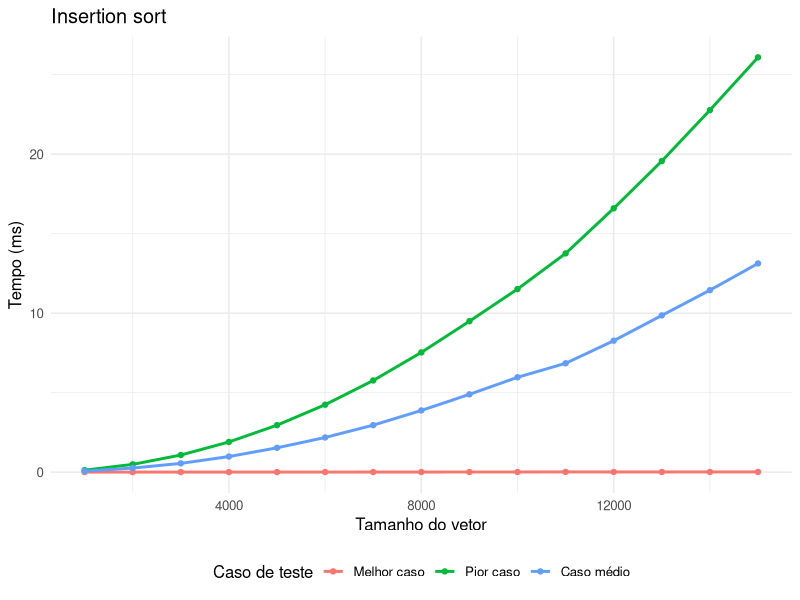
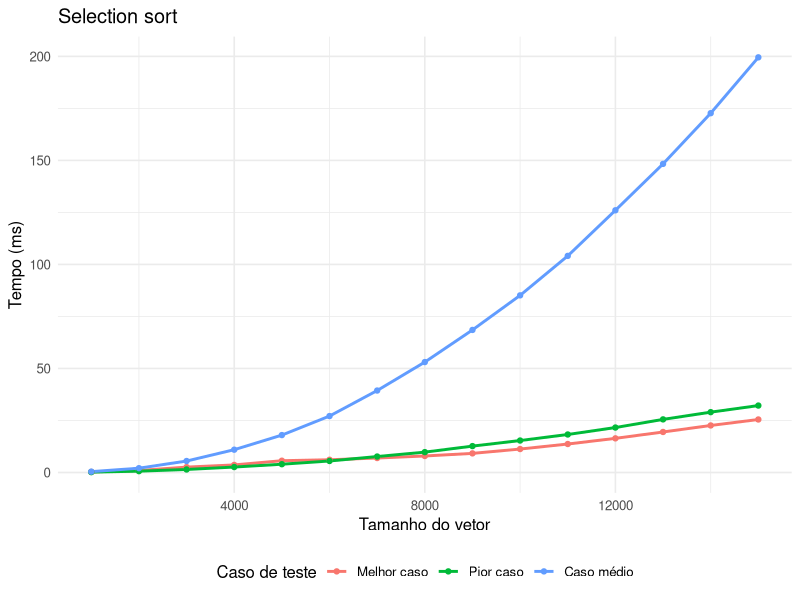
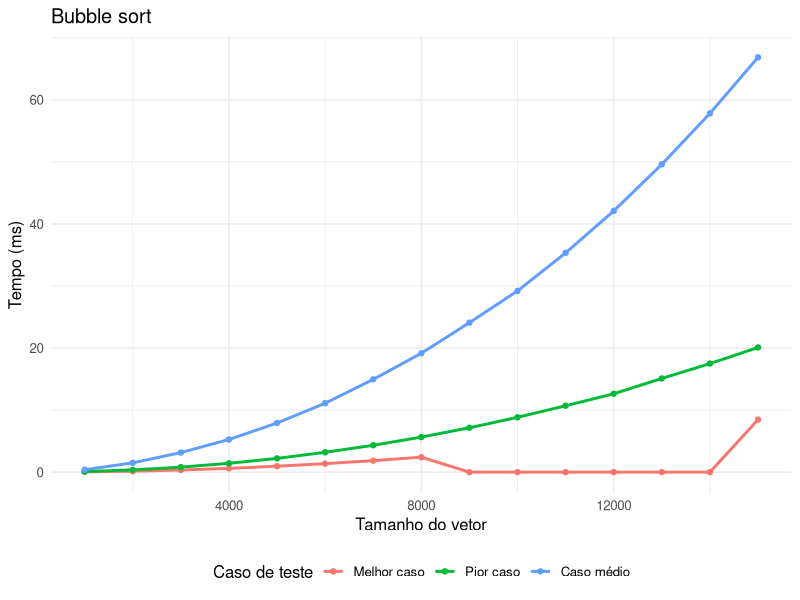
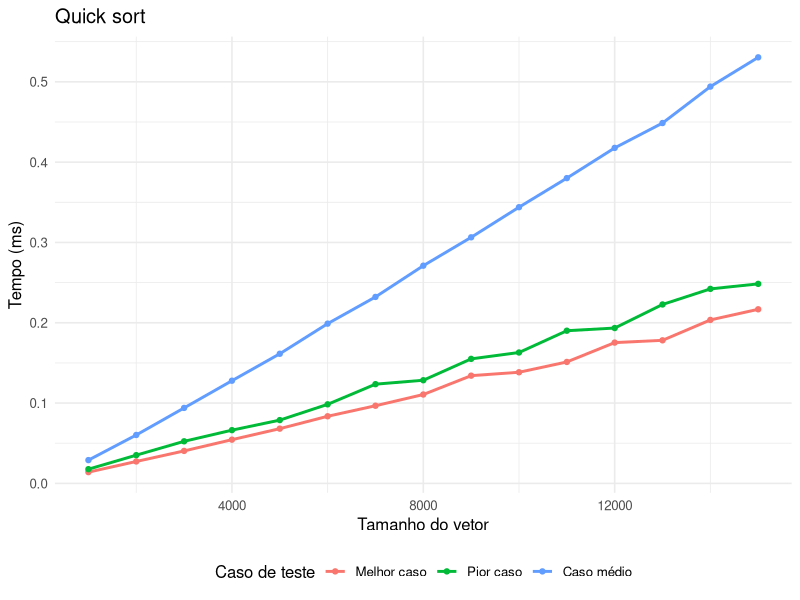
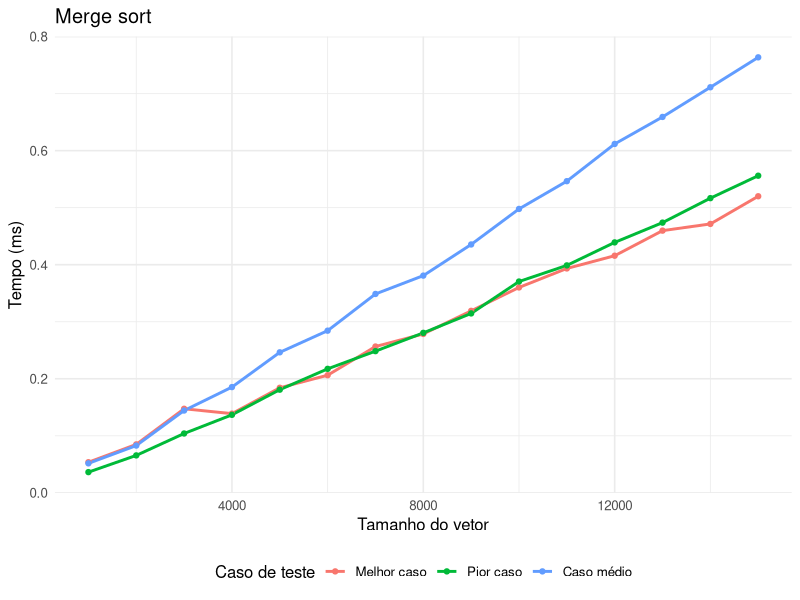
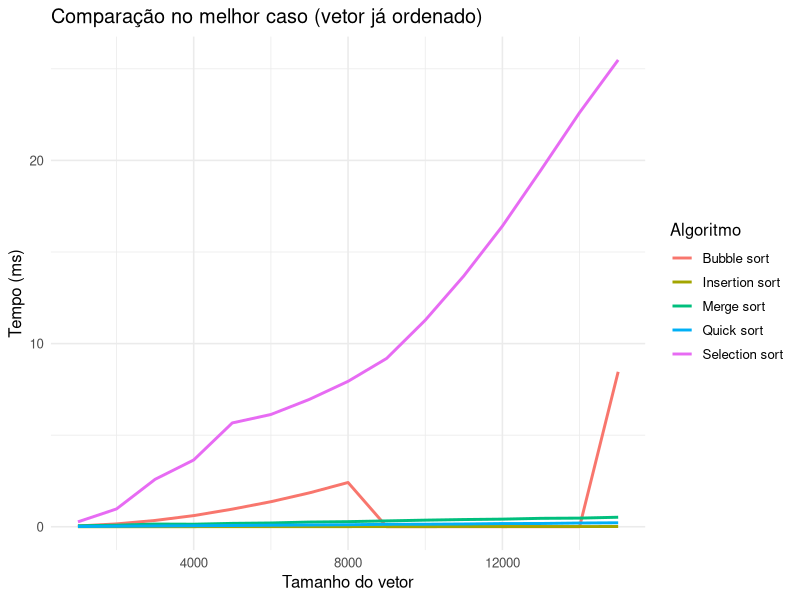
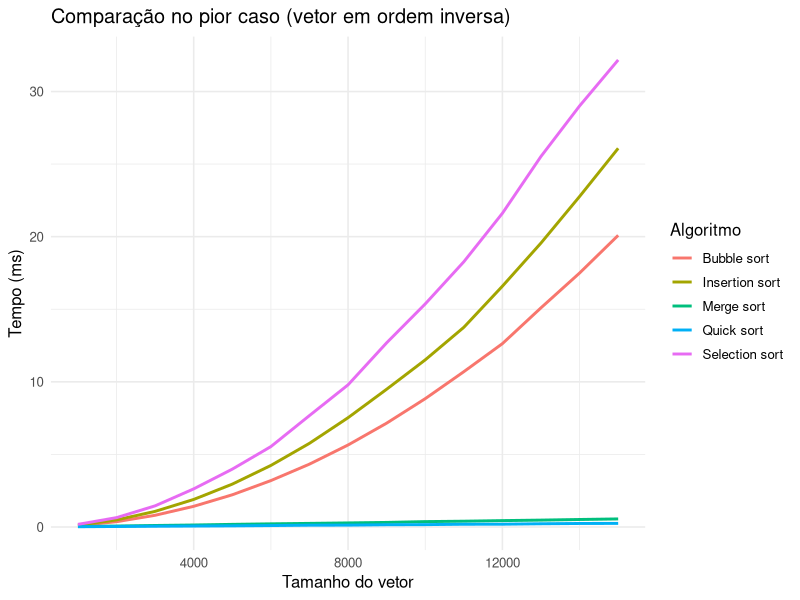
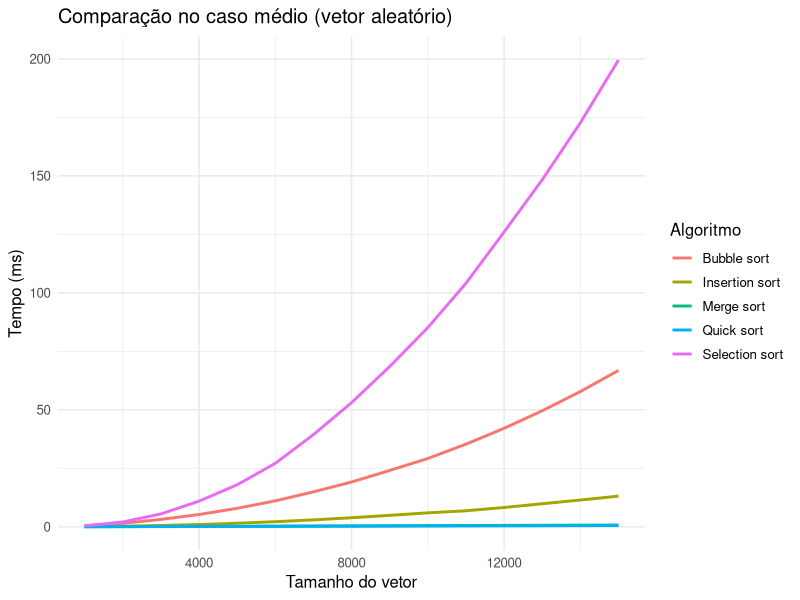

R code for these plots, in order:
## ---- chunk 1
knitr::opts_chunk$set(
  echo    = TRUE,
  warning = FALSE,
  message = FALSE,
  fig.align = "center"
)

library(ggplot2)
library(tidyr)
library(dplyr)
library(knitr)
library(stringr)
## ---- chunk 2
library(knitr)

tabela_complexidades <- data.frame(
  Algoritmo   = c("Insertion Sort", "Selection Sort", "Bubble Sort",
                  "Quick Sort", "Merge Sort"),
  Melhor      = c("O(n)", "O(n²)", "O(n)", "O(n log n)", "O(n log n)"),
  Médio       = c("O(n²)", "O(n²)", "O(n²)", "O(n log n)", "O(n log n)"),
  Pior        = c("O(n²)", "O(n²)", "O(n²)", "O(n²)", "O(n log n)"),
  Estável     = c("Sim", "Não", "Sim", "Não", "Sim"),
  check.names = FALSE
)

kable(
  tabela_complexidades,
  caption = "Complexidade dos algoritmos de ordenação avaliados",
  col.names = c("Algoritmo", "Melhor", "Médio", "Pior",
                "Estável?"),
  align = c("l", "c", "c", "c", "c")
)
## ---- chunk 3
tempos <- read.csv("tempos_sort.csv", check.names = FALSE)

# Converte colunas Tamanho_X em linhas, renomeia os casos
# e converte o tempo de nanossegundos para milissegundos.
tempos_longo <- tempos |>
  pivot_longer(
    cols      = starts_with("Tamanho_"),
    names_to  = "Tamanho",
    values_to = "Tempo_ns"
  ) |>
  mutate(
    Tamanho = as.integer(str_remove(Tamanho, "Tamanho_")),
    Caso = factor(
      case_when(
        Caso_de_teste == "Melhor caso (vetor já ordenado)"    ~ "Melhor caso",
        Caso_de_teste == "Pior caso (vetor em ordem inversa)" ~ "Pior caso",
        Caso_de_teste == "Caso médio (vetor aleatório)"       ~ "Caso médio",
        TRUE ~ Caso_de_teste
      ),
      levels = c("Melhor caso", "Pior caso", "Caso médio")
    ),
    Tempo_ms = Tempo_ns * 0.000001
  )

# Função auxiliar para plotar um algoritmo específico
plotar_algoritmo <- function(nome, cor = "steelblue") {
  dados <- filter(tempos_longo, Algoritmo == nome)
  ggplot(dados, aes(x = Tamanho, y = Tempo_ms, color = Caso)) +
    geom_line(linewidth = 1) +
    geom_point(size = 1.5) +
    labs(
      title = nome,
      x     = "Tamanho do vetor",
      y     = "Tempo (ms)",
      color = "Caso de teste"
    ) +
    theme_minimal(base_size = 12) +
    theme(legend.position = "bottom")
}
## ---- chunk 4
plotar_algoritmo("Insertion sort", "tomato")
## ---- chunk 5
plotar_algoritmo("Selection sort", "steelblue")
## ---- chunk 6
plotar_algoritmo("Bubble sort", "darkorange")
## ---- chunk 7
plotar_algoritmo("Quick sort", "seagreen")
## ---- chunk 8
plotar_algoritmo("Merge sort", "purple")
## ---- chunk 9
tempos_longo |>
  filter(Caso == "Melhor caso") |>
  ggplot(aes(x = Tamanho, y = Tempo_ms, color = Algoritmo)) +
  geom_line(linewidth = 1) +
  labs(
    title    = "Comparação no melhor caso (vetor já ordenado)",
    x        = "Tamanho do vetor",
    y        = "Tempo (ms)",
    color    = "Algoritmo"
  ) +
  theme_minimal(base_size = 12) +
  theme(legend.position = "right")
## ---- chunk 10
tempos_longo |>
  filter(Caso == "Pior caso") |>
  ggplot(aes(x = Tamanho, y = Tempo_ms, color = Algoritmo)) +
  geom_line(linewidth = 1) +
  labs(
    title    = "Comparação no pior caso (vetor em ordem inversa)",
    x        = "Tamanho do vetor",
    y        = "Tempo (ms)",
    color    = "Algoritmo"
  ) +
  theme_minimal(base_size = 12) +
  theme(legend.position = "right")
## ---- chunk 11
tempos_longo |>
  filter(Caso == "Caso médio") |>
  ggplot(aes(x = Tamanho, y = Tempo_ms, color = Algoritmo)) +
  geom_line(linewidth = 1) +
  labs(
    title    = "Comparação no caso médio (vetor aleatório)",
    x        = "Tamanho do vetor",
    y        = "Tempo (ms)",
    color    = "Algoritmo"
  ) +
  theme_minimal(base_size = 12) +
  theme(legend.position = "right")
## ---- chunk 12
tempos_longo |>
  filter(Algoritmo %in% c("Quick sort", "Merge sort")) |>
  ggplot(aes(x = Tamanho, y = Tempo_ms, color = Algoritmo,
             linetype = Caso)) +
  geom_line(linewidth = 1) +
  labs(
    title    = "Algoritmos O(n log n): Quick Sort e Merge Sort",
    subtitle = "Melhor, pior e caso médio",
    x        = "Tamanho do vetor",
    y        = "Tempo (ms)",
    color    = "Algoritmo",
    linetype = "Caso de teste"
  ) +
  theme_minimal(base_size = 12) +
  theme(legend.position = "right")
## ---- chunk 13
tempos_longo |>
  filter(Algoritmo %in% c("Insertion sort", "Selection sort", "Bubble sort")) |>
  ggplot(aes(x = Tamanho, y = Tempo_ms, color = Algoritmo,
             linetype = Caso)) +
  geom_line(linewidth = 1) +
  labs(
    title    = "Demais algoritmos: Insertion, Selection e Bubble Sort",
    subtitle = "Melhor, pior e caso médio",
    x        = "Tamanho do vetor",
    y        = "Tempo (ms)",
    color    = "Algoritmo",
    linetype = "Caso de teste"
  ) +
  theme_minimal(base_size = 12) +
  theme(legend.position = "right")
